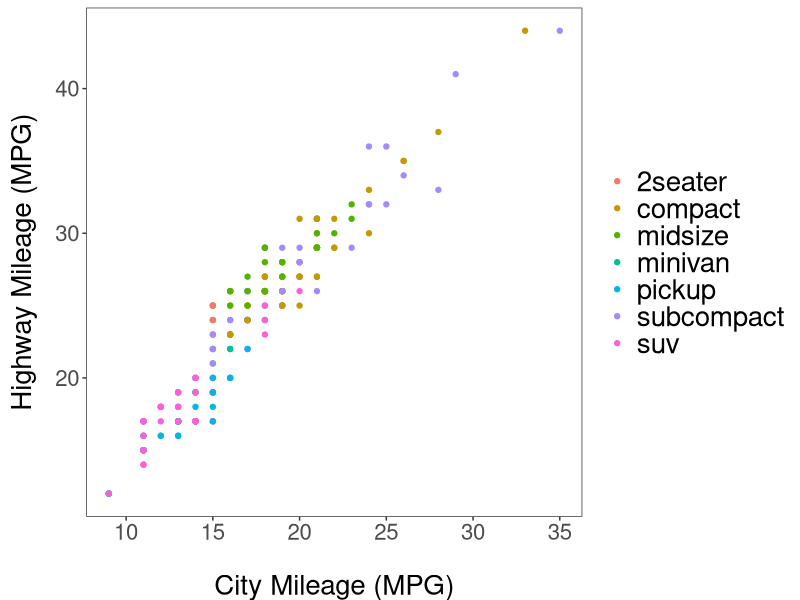
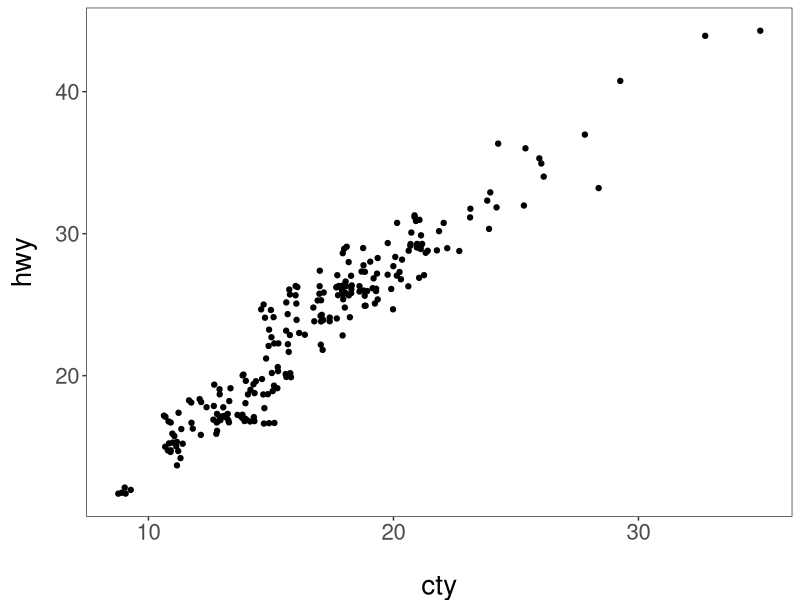
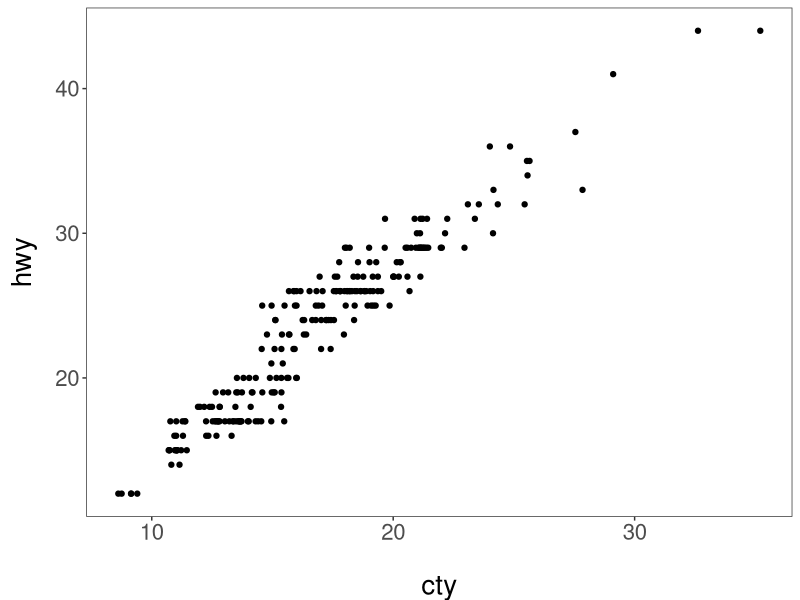
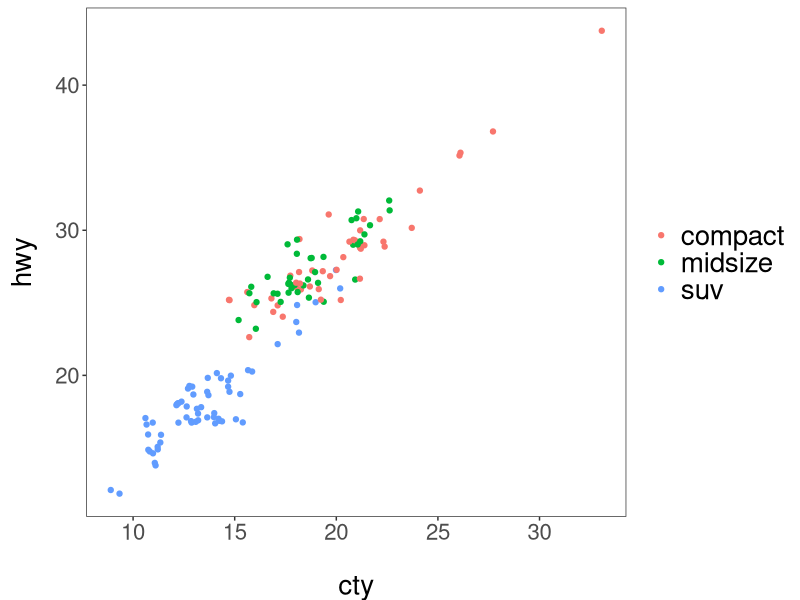
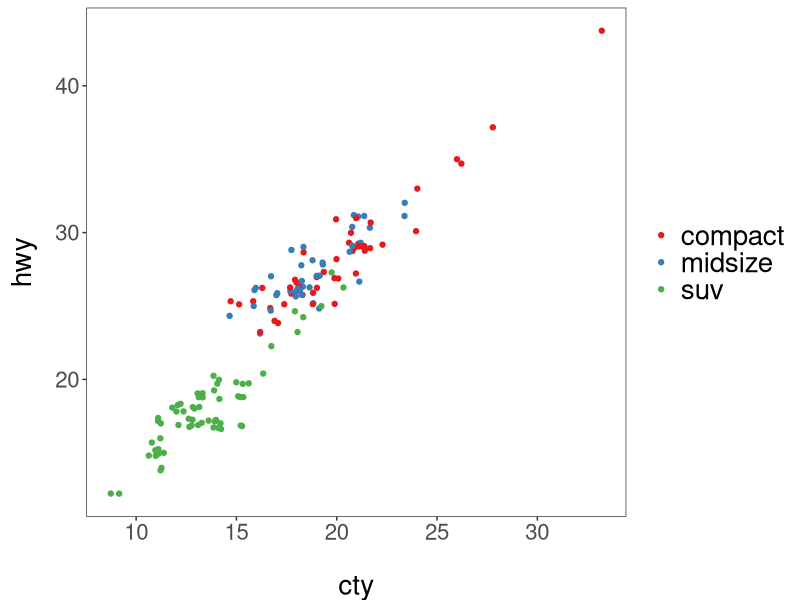
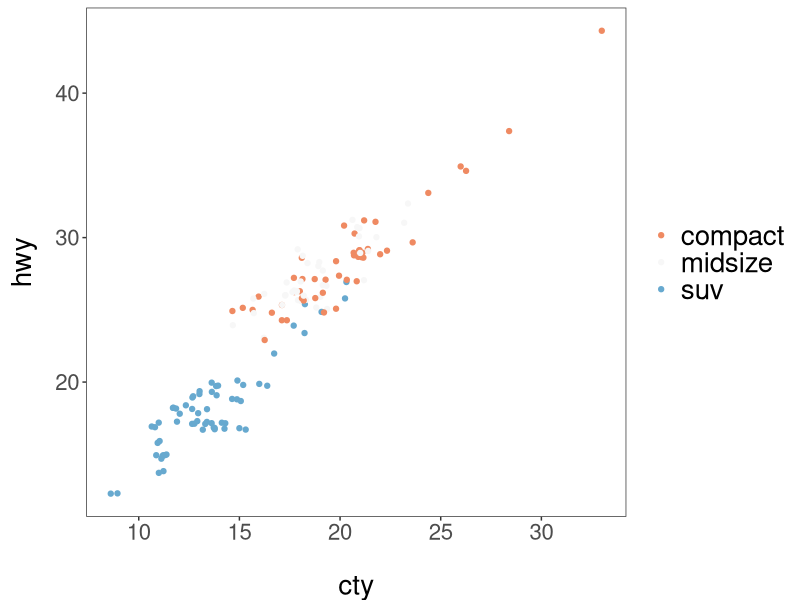
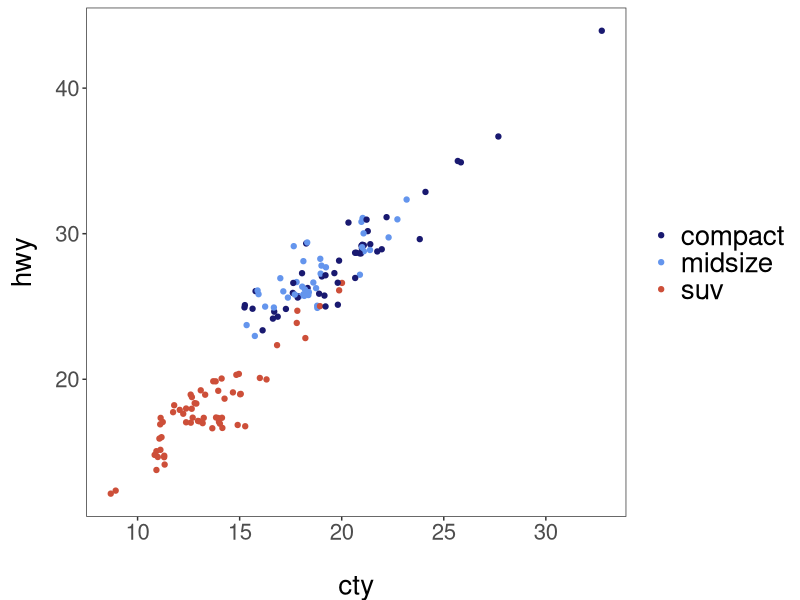
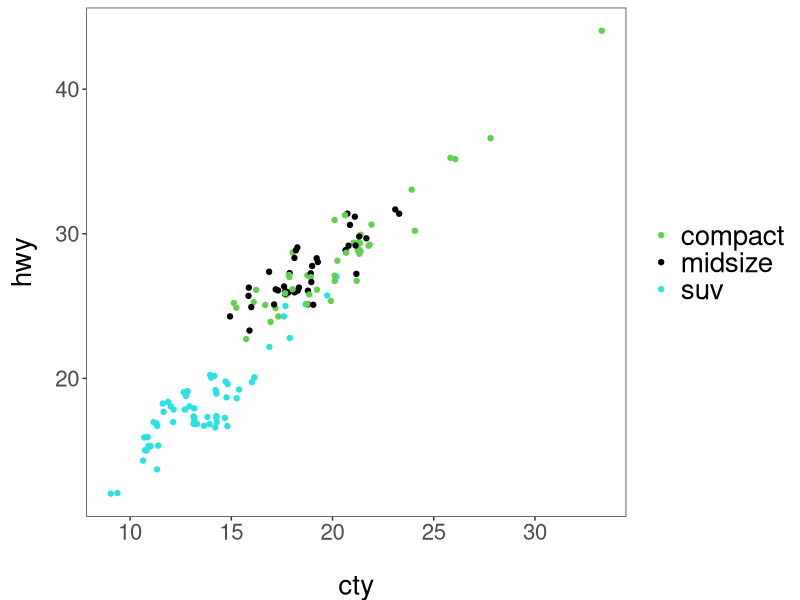

Source code (R) for these figures, in order: (Note: this script raises an error after producing the figures.)
# ---------------------------------------------------------- #
#### MODULE 3: Plot even more data!                       ####               
# ---------------------------------------------------------- #

## OBJECTIVE:
# 1. To develop a "grammar of graphics".
# 2. To become comfortable using ggplot2 for exploratory data visualization.


# ---------------------------------------------------------- #
#### SET UP:                                              ####
# ---------------------------------------------------------- #
# REMINDER: In RStudio, open the Rproject for our course (UNCG_DataWrangling), 
# pull any changes from GitHub, and navigate to the branch you created for 
# yourself (just a single branch for the whole semester) in RStudio's Git tab.
# Open this week's assignment in this new branch to complete and submit on GitHub.
# Ideally, you'll commit your answers a bit at a time as you work through
# this assignment, rather than committing all at once at the end.

# Reminder of some helpful resources for graphing in R:
# ggplot Cookbook: http://www.cookbook-r.com/Graphs/
# Official ggplot2 Book: https://ggplot2-book.org/
# Themes in ggplot2: https://ggplot2-book.org/polishing.html#themes

# In ggplot2, aesthetic means “something you can see”. Each aesthetic is a
# mapping between a visual cue and a variable.
# Examples include:
# position (i.e., on the x and y axes)
# color (“outside” color)
# fill (“inside” color)
# shape (of points)
# line type
# size

# Each type of geometric object (geom) accepts only a subset of all aesthetics.
# Refer to the geom help pages to see what mappings each geom accepts. Aesthetic
# mappings are set with the aes() function.

# TASK: We will be using the ggplot2 package for graphing. Fortunately, ggplot2 
# is nested within the tidyverse package (along with many others).
# Start by writing code to load the tidyverse library.
# HINT: see the end of assignment #1 if you forgot how to load a package.
setwd("/Users/rachaelbrenneman/Desktop/data_wrangle/UNCG_DataWrangling")
library(tidyverse)

# TASK: Write code below to set your theme to black and white and both your major
# AND minor gridlines to element_blank for all plots you'll be making today.
# HINT: Check back to last week's assignment section 1.9 for setting themes for
# all plots.
theme_set(theme_bw())
theme_update(axis.title.x = element_text(size = 20, vjust = -0.35, margin = margin(t = 15)),
             axis.text.x = element_text(size = 16),
             axis.title.y = element_text(size = 20, angle = 90,
                                         vjust = 0.5, margin = margin(r = 15)),
             axis.text.y = element_text(size = 16),
             plot.title = element_text(size = 24, vjust = 2),
             panel.grid.major = element_blank(),
             panel.grid.minor = element_blank(),
             legend.title = element_blank(),
             legend.text = element_text(size = 20))

# ---------------------------------------------------------- #
#### 1.0 CORRELATION                                      ####
# ---------------------------------------------------------- #

# We learned how to make correlations last week, but it never hurts to get
# more practice! Let's start by using a data set built into ggplot2.
# The mpg dataset looks at the gas efficiency of different cars. Run the following
# code to load the data:
data(mpg, package = "ggplot2")

# TASK: Create a scatterplot (i.e., a dot plot) to relate city and highway mileage.
# Color the points by the class of car (class column) and label the x and y axis 
# to be more informative (City Mileage (MPG) vs Highway Mileage (MPG)).
# HINT: Refer back to last week's assignment or the ggplot help resources if you 
# forget how to make a scatterplot.
ggplot(mpg, aes(x = cty, y = hwy, color=as.factor(class))) +
  ylab("Highway Mileage (MPG)") +
  xlab("City Mileage (MPG)") +
  geom_point()

# Looks alright, but the graph may be hiding some information...
# QUESTION: How many data points are in the mpg dataframe?
#there are 234 observations

# QUESTION: Approximately how many dots are in the graph you just made? How does
# that compare to the number of observations in the dataframe?
#not 234
#maybe around 100

# Try another correlation-focused geom that addresses this problem by running
# the following code:
ggplot(data=mpg, aes(x=cty, y=hwy)) + 
  geom_jitter()


# QUESTION: What happened when you created the plot with geom_jitter?
#very different graph - much more points - more clusters - not as evenly spaced

# QUESTION: Run the code to create a plot using geom_jitter a second time. Then run it
# again and again. What happens each time? Why is this happening?
# it looks like it has different spreads each time it is run

# TASK: The default in geom_jitter is to jitter (or slightly move) the points away
# from each other in both the x and y directions. Check the help file for geom_jitter
# and write code below to make a graph where you jitter points in only the x-dimension
# by 0.5.
ggplot(data=mpg, aes(x=cty, y=hwy)) + 
  geom_jitter(width = 0.5, height = 0)

# ---------------------------------------------------------- #
#### 1.1 DETOUR! COLORS, COLORS, COLORS                   ####
# ---------------------------------------------------------- #

# Our world is so colorful, and our graphs can be too! But we want to be mindful
# of our color choices to not only be beautiful, but also informative and accessible.

# TASK: Create a new dataframe that filters our mpg data down to only information
# for car classes compact, midsize, and suv using an %in% statement. Name your 
# new dataframe mpgSubset.
# HINT: Refer back to the Transform assignment if you want help with %in% (or 
# try googling!)
mpgSubset <- mpg %>% 
  mutate(class = ifelse(class %in% c("compact", "midsize", "suv"), class, NA)) %>% 
           na.omit(class)

# ggplot has lots of nice (and some not so nice) built-in color palettes that we 
# can use to fill our bars with color. Try running the following code:
ggplot(data=mpgSubset, aes(x=cty, y=hwy, color=class)) +
  geom_jitter()

# The code above supplies us with ggplot's default color palette, which I find not
# so pleasing. Let's try to change this!

# We can add a statement specifying the scale of colors we would prefer. One way
# to do this is to use other pre-set palettes from ggplot. Run the code below to 
# ask ggplot to use the color brewer's palette called Set 1.
ggplot(data=mpgSubset, aes(x=cty, y=hwy, color=class)) +
  geom_jitter() +
  scale_color_brewer(palette="Set1")

# Alternatively, we could use the "RdBu" palette:
ggplot(data=mpgSubset, aes(x=cty, y=hwy, color=class)) +
  geom_jitter() +
  scale_color_brewer(palette="RdBu")

# QUESTION: Investigate the color brewer's range of palettes at this website: 
# https://r-graph-gallery.com/38-rcolorbrewers-palettes.html
# What do you notice about the colors chosen from each of the palettes that we
# used above? (i.e., does it use the first three colors in the palette? The last
# three? Some other combination?)
#Both of the colors are used in different orders depending on the set
#the website says that there are different types of sets, and I think that this is
#one of those times that they are meant to work differently

# We could also pick out EXACTLY which colors we want for our figure. 
# There are 4 main ways to specify colors in R:
### by name
### by number
### by Hex code
### with the rgb() function

# By Name: R allows you to call more than 600 colors by name! Run the following
# code to see a list:
colors()

# We can put in the colors we chose for each variable by adding the 
# scale_color_manual() function to our plot. Try it out by running the following
# code:
ggplot(data=mpgSubset, aes(x=cty, y=hwy, color=class)) +
  geom_jitter() +
  scale_color_manual(values=c('midnightblue', 'cornflowerblue', 'tomato3'))


# You can also chose colors by number, which are assigned in R.

# TASK: Copy and paste the code to make our scatterplot and replace the color names
# with three numbers of your choice (between 1 and 657). How does your new figure look?
# HINT: remember to remove the quotation marks when calling numbers.
ggplot(data=mpgSubset, aes(x=cty, y=hwy, color=class)) +
  geom_jitter() +
  scale_color_manual(values=c(627, 617, 533))

# QUESTION: How do you think you could figure out which color name belongs to
# each color number?
# HINT: Try creating a dataframe from color() by passing it into the
# as.data.frame() function.
as.data.frame(colors())

# You can also chose colors by Hex code. A Hex color code is a 6-symbol code made
# of up to three 2-symbol elements (6 symbols in length all together). Each of 
# the 2-symbol elements represents a color value in the Red-Green-Blue (RGB) color
# scale from 0 to 255. Hex codes are written with a # in front of them. Let's try
# out calling our colors using hex code.
ggplot(data=mpgSubset, aes(x=cty, y=hwy, color=class)) +
  geom_jitter() +
  scale_color_manual(values=c('#191970', '#6495ED', '#FF6347'))

# There are two great things about hex codes. First, you can call ANY color you 
# want with a hex code. That is, you're not limited to the 657 colors that are
# in ggplot. By specifying the color by hex code, you can pick literally anything!

# TASK: Google the search term "color picker". This should bring up google's color
# picker (in addition to a billion other color picking websites). Use this color
# picker to generate the hex codes for three new colors of your choice. Then copy
# and paste the above code, replacing the hex codes with your color choices.
ggplot(data=mpgSubset, aes(x=cty, y=hwy, color=class)) +
  geom_jitter() +
  scale_color_manual(values=c('#9d03fc', '#eb700c', '#0cebb7'))

# The second great thing about hex codes is that you can control the transparency
# of your colors. Transparency is set in a hex code by adding two extra symbols
# to the end, which together make up the "alpha" element. Adding 00 to the end 
# of your hex code will make your color completely transparent, while adding FF 
# to the end will make it completely opaque. Any number/letters in-between will 
# result in partial transparency. You can find a complete list of transparencies
# between 0-100% here: https://gist.github.com/lopspower/03fb1cc0ac9f32ef38f4

# TASK: Try out transparency by copying and pasting your graph code below and
# adding the alpha element to the end of each of your hex codes to make your
# first color 0% transparent, your second color 50% transparent, and your third
# color 100% transparent.
ggplot(data=mpgSubset, aes(x=cty, y=hwy, color=class)) +
  geom_jitter() +
  scale_color_manual(values=c('#9d03fc00', '#eb700c80', '#0cebb7FF'))

# QUESTION: What happened to the point that you set to 100% transparent?
#she's gone

# Finally, we can set our colors using the rgb() function. This operates very
# similarly to the hex code, where you can pick exactly the color and transparency
# you want. Try it out by running the following code:
ggplot(data=mpgSubset, aes(x=cty, y=hwy, color=class)) +
  geom_jitter() +
  scale_color_manual(values=c(rgb(.10, .10, .44, .5), 
  rgb(.39, .58, .93, .5), rgb(1.0, .39, .28, .5)))

# TASK: Modify the above code to make all of your points 50% transparent.

# There are so many inventive and artistic people in the world who have expanded
# the offerings for colors in ggplot. Check out some notable ones listed below
# when choosing colors for this assignment.
### Color-blind friendly palettes: https://github.com/JLSteenwyk/ggpubfigs
### Color palettes from vintage National Parks posters: https://github.com/katiejolly/nationalparkcolors
### Color palettes based on Wes Anderson movies: https://github.com/karthik/wesanderson
### Color palettes from famous Dutch paintings: https://github.com/EdwinTh/dutchmasters


# ---------------------------------------------------------- #
#### 1.2 DETOUR! LEGENDS                                  ####
# ---------------------------------------------------------- #

# When you specify colors in your ggplot code, R throws in a bonus legend for free!
# However, this legend is often not as clear or visually appealing as we might 
# prefer. But as with all geometric objects in ggplot, legends can be easily altered.

# Run the following code to create a scatter plot. Feel free to modify the colors
# as you prefer!
ggplot(data=mpgSubset, aes(x=cty, y=hwy, color=class)) +
  geom_jitter()

# QUESTION: Where did ggplot get the legend title and values from?
#from the class

# We could change the title and values in our legend by altering the dataframe
# we are passing into ggplot. But that seems a bit drastic. Instead, we can 
# lean on the same code that specifies our color picks to alter the legend text.
# Try it out by running the following code:
ggplot(data=mpgSubset, aes(x=cty, y=hwy, color=class)) + #generating plot and setting y, x, and what the colors are going to color
  geom_jitter() + #the jitter function
  scale_color_manual(values=c('#FCBA03', '#380754', '#496916'), #setting the colors for  different class
                     name='Class of Car', #name of the scale
                     breaks=c('suv', 'midsize', 'compact'), #there the breaks are for characters?
                     labels=c('SUV', 'Midsize', 'Compact')) #our names for the legend


# TASK: Label each line of the code above with what it is doing.
# HINT: Check the scale_color_manual help file or ggplot Cookbook for more info.


# IMPORTANT: It is important to pay attention to the order you provide ggplot with 
# your color choices and legend labels! Try running the following code:
ggplot(data=mpgSubset, aes(x=cty, y=hwy, color=class)) + 
  geom_jitter() + 
  scale_color_manual(values=c('#FCBA03', '#380754', '#496916'), 
                     name='Class of Car', 
                     breaks=c('suv', 'midsize', 'compact'), 
                     labels=c('Compact', 'SUV', 'Midsize')) 


# QUESTION: What is wrong with the code above? Why is it so important to be
# careful with the order you pass information into ggplot?
#the breaks and the labels are switched around and don't match

# While changing the legend text and factor order takes place in the scale_color_manual
# step, moving the legend around on the graph page is part of the graph theme. We
# can try this out using the code below:
ggplot(data=mpgSubset, aes(x=cty, y=hwy, color=class)) + 
  geom_jitter() + 
  theme(legend.position='top')


# TASK: Modify the code above to have the legend display along the bottom of
# the figure.
ggplot(data=mpgSubset, aes(x=cty, y=hwy, color=class)) + 
  geom_jitter() + 
  theme(legend.position='bottom')

# We can also have the legend located within the area of the graph itself! We can 
# do this by specifying the coordinates for where the legend should go within the
# graph axes. First we set the legend position and then we set the anchoring 
# position by justifying the legend.
### bottom left: 0,0
### bottom right: 1,0
### top left: 0,1
### top right: 1,1

# Try it out by running the following code:
ggplot(data=mpgSubset, aes(x=cty, y=hwy, color=class)) + 
  geom_jitter() + 
  theme(legend.position=c(1,0), legend.justification=c(1,0))

# QUESTION: What happens if you don't include the code for legend justification
# above?
ggplot(data=mpgSubset, aes(x=cty, y=hwy, color=class)) + 
  geom_jitter() + 
  theme(legend.position=c(1,0))
#interupts to graph - in the scale

# TASK: Copy and paste the code from above. Modify it to place the legend in the
# upper left part of the graph.
ggplot(data=mpgSubset, aes(x=cty, y=hwy, color=class)) + 
  geom_jitter() + 
  theme(legend.position=c(0,1), legend.justification=c(0,1))

# Finally, we might want to remove the legend altogether! We would do so by
# modifying the theme as well. 

# TASK: Check the ggplot cookbook to find the legends section. Read what it says 
# about removing the legend. Then copy and paste the graph code from above. Modify
# the code to remove the legend.
ggplot(data=mpgSubset, aes(x=cty, y=hwy, color=class)) + 
  geom_jitter() + 
  theme(legend.position="none")

# ---------------------------------------------------------- #
#### 2.0 DEVIATION                                        ####
# ---------------------------------------------------------- #

# Used to compare variation in values between small number of items (or categories) 
# with respect to a fixed reference.

# Whether the graphical type is a deviation graph or a composition graph (or a 
# ranking graph) may depend on the underlying data structure.

# We used geom_bar() last week with factor data to create a bar graph. But
# geom_bar() is a bit tricky because it can make EITHER a bar graph or a histogram
# depending on the data you give it. The default of geom_bar() is to set stat to 
# count so if you give it just a continuous x value, it will make a histogram. Try
# it with the following code:
ggplot(data=mpg, aes(x=hwy)) + 
  geom_bar()

# In order to have the geom create bars and not a histogram, you must:
# 1) Set stat = identity
# 2) Provide both an x and a y inside the aes(), where x is either a character 
# or factor and y is numeric.

# TASK: Create a dataframe of summary statistics for the mpg data, calculating the
# mean, standard deviation, and standard error for highway mpg grouping by class.
# Name the resulting dataframe highwayMPG and your new variables hwy_mean, hwy_sd,
# and hwy_se.
# HINT: Look back at the Transform assignment if you forget how to summarize the
# data. Also recall, standard error = 1.96*standard deviation.
highwayMPG <- mpg %>% 
  group_by(class) %>% 
  summarize(hwy_mean = mean(hwy), 
            hwy_sd = sd(hwy), 
            hwy_se = 1.96*sd(hwy)) %>% 
  ungroup()
            
# TASK: Create a bar graph showing the average highway MPG on the y-axis and 
# car class on the x-axis. Fill the bars by class. Add in error bar caps that are 20%
# the width pf the bars.
# HINT: Don't forget to change stat from the default in your geom_bar() statement!
ggplot(data=highwayMPG, aes(x=class, y=hwy_mean)) + 
  geom_bar(stat = 'identity', aes(fill = class)) +
  geom_errorbar(aes(ymax=hwy_mean+hwy_se, ymin=hwy_mean-hwy_se, width=.2))

# ---------------------------------------------------------- #
#### 2.1 DETOUR! COLORS AND LEGENDS, AGAIN                ####
# ---------------------------------------------------------- #

# Recall that some geometric elements require fills instead of (or sometimes in
# addition to) colors.

# TASK: Create a bar graph with the mpg summary stats with the following parameters:
# (1) Black bar outline
# (2) Bars filled with the color brewer palette "Dark2" using the scale_fill_manual
#     statement
# (3) No legend
# (4) Informative x- and y-axis labels. 

# HINT: Carefully consider whether your color and/or fill should go within an aes() 
# statement, the scale_fill_manual or scale_color_manual statements, or neither.
# If in doubt, try a bunch of ways until it looks how we want it. And consult 
# your helpful ggplot resources on the web.


# ---------------------------------------------------------- #
#### 2.2 DETOUR! AXIS MODIFICATIONS                       ####
# ---------------------------------------------------------- #

# Run the following code, feeling free to modify colors as you prefer:
ggplot(data=highwayMPG, aes(x=class, y=hwy_mean, fill=class)) +
  geom_bar(stat='identity') 

# QUESTION: Where is ggplot getting the x-axis tick labels from?


# Often our tick labels are not the best. We can modify them to be more informative
# or visually appealing by directly modifying the dataframe, but again this feels
# a bit extreme. Instead, we can directly modify the scale of the axis. For axes
# that deal with categories, we are setting the discrete scale. Try it out by
# running the following code:
ggplot(data=highwayMPG, aes(x=class, y=hwy_mean, fill=class)) +
  geom_bar(stat='identity') +
  scale_x_discrete(labels=c('sport', 'compact', 'midsize', 'minivan', 'pickup', 'subcompact', 'SUV'))

# We can also change the scale of the continuous axes, including how large they are
# and where the tick marks fall as follows:
ggplot(data=highwayMPG, aes(x=class, y=hwy_mean, fill=class)) +
  geom_bar(stat='identity') +
  scale_y_continuous(breaks=seq(0, 50, 10)) +
  coord_cartesian(ylim=c(0,50))

# QUESTION: Try running the code above without the coord_cartesian() statement. 
# What is surprising about the resulting graph? Based on this result, what do you
# think the coord_cartesian() statement does?


# We can also add a statement into the scale discrete or continuous statements
# to name our axes, rather than putting in a whole separate step of xlab() or ylab().
# Try it out with the following code:
ggplot(data=highwayMPG, aes(x=class, y=hwy_mean, fill=class)) +
  geom_bar(stat='identity') +
  scale_x_discrete(name='Class of Car') +
  scale_y_continuous(name='Mean Highway MPG')


# Finally, we can flip our axes easily in ggplot as follows:
ggplot(data=highwayMPG, aes(x=class, y=hwy_mean, fill=class)) +
  geom_bar(stat='identity') +
  coord_flip()


# TASK: Let's put it all together. Make a graph of the mpg summary stats with the
# following specifications:
# (1) color by class of car using a color scheme of your choice (not the default)
# (2) plot the class of car on the x-axis and the highway MPG on the y axis
# (3) include better names for the x- and y-axis titles
# (4) include better names for the car classes
# (5) set the scale of the highway mpg to run from 0 to 30 with breaks every 5 
# (6) flip your axes
# (7) remove the legend


# ---------------------------------------------------------- #
#### 3.0 RANKING                                          ####
# ---------------------------------------------------------- #
# Used to compare the position or performance of multiple items with respect to 
# each other. Actual values matters somewhat less than the ranking.

# TASK: Create a dataframe of summary statistics for the mpg data, calculating the
# mean, standard deviation, and standard error for CITY mpg grouping by class.
# Name the resulting dataframe cityMPG and your new variables city_mean, city_sd,
# and city_se.
# HINT: Look back at the Transform assignment if you forget how to summarize the
# data. Also, standard error = 1.96*standard deviation.


# Now we want to plot our data in order from smallest to largest city MPG to get
# a ranking. To do so, we need to use the reorder() function to rearrange the data
# going into our x-axis.
ggplot(cityMPG, aes(x=reorder(class, city_mean), y=city_mean)) + 
  geom_bar(stat="identity")

# TASK: Recreate the above ranking figure to include the following:
# (1) class of car on the x-axis with informative axis and tick labels
# (2) MPG ordered from highest to lowest (hint: try google if you're unsure)
# (3) bars with dary grey outlines and filled by class with your favorite color scheme
# (4) error bars with end caps 30% the width of the bars
# (5) y-axis from 0 to 30 with tick marks every 5
# (6) no legend.


# ---------------------------------------------------------- #
#### 4.0 DISTRIBUTION                                     ####
# ---------------------------------------------------------- #
# When you have lots and lots of data points and want to study where and how the
# data points are distributed.

# Histograms can be accomplished with either geom_bar() or geom_histogram()
ggplot(mpg, aes(hwy)) + 
  geom_histogram()

# TASK: Recreate the graph above, but using geom_bar() instead


# TASK: Try making a histogram with the categorical variable 'manufacturer'.
# What error message do you get?


# QUESTION: What happens when you follow the advice of the error message and 
# make stat='count'?
ggplot(mpg, aes(manufacturer)) + 
  geom_histogram(stat="count")


# TASK: Make a boxplot comparing the distribution of cty (city mileage) for
# each class of car.
# HINT: Look back to last week if you forget how to make a boxplot.


# We can also make a different type of distribution, a violin plot using the 
# geom_violin statement as follows:
ggplot(mpg, aes(x=class, y=cty)) + 
  geom_violin()

# QUESTION: What does a violin plot show? Check google if you're unsure.


# ---------------------------------------------------------- #
#### 5.0 COMPOSITION                                      ####
# ---------------------------------------------------------- #
# Bar charts and pie charts are classic ways of showing composition of a dataset.

# TASK: Let's get some data for this task by determining the number of cars from 
# each car manufacturer in our mpg dataframe. We can do this as follows:
manufacturerFreq <- mpg %>% 
  group_by(manufacturer) %>% 
  summarize(frequency=length(manufacturer)) %>% 
  ungroup()

# TASK: Make a bar graph of the number of cars (frequency) by manufacturer using
# the dataframe we created above.


# We can switch the bar chart you created above into a pie chart simply by changing
# the coordinate system through a series of steps as follows:

ggplot(manufacturerFreq, aes(x=manufacturer, y=frequency)) +
  geom_bar(stat="identity") +
  coord_polar()

ggplot(manufacturerFreq, aes(x=manufacturer, y=frequency, fill=manufacturer)) +
  geom_bar(stat="identity") +
  coord_polar()

ggplot(manufacturerFreq, aes(x="", y=frequency, fill=manufacturer)) +
  geom_bar(stat="identity", width=1) +
  coord_polar()

ggplot(manufacturerFreq, aes(x="", y=frequency, fill=manufacturer)) +
  geom_bar(stat="identity", width=1) +
  coord_polar(theta="y")

ggplot(manufacturerFreq, aes(x="", y=frequency, fill=manufacturer)) +
  geom_bar(stat="identity", width=1) +
  coord_polar(theta="y", start=0) +
  theme_void() +
  theme(legend.title = element_text(size = 12.5), 
        legend.text  = element_text(size = 8.5),
        legend.key.size = unit(.75, "lines"))

# TASK: Annotate the code below to describe what each line does:
ggplot(manufacturerFreq, aes(x="", y=frequency, fill=manufacturer)) +
  geom_bar(stat="identity", width=1) +
  coord_polar(theta="y", start=0) +
  theme_void() +
  theme(legend.title = element_text(size = 12.5), 
        legend.text  = element_text(size = 8.5),
        legend.key.size = unit(.75, "lines"))


# ---------------------------------------------------------- #
#### 6.0 CHANGE                                           ####
# ---------------------------------------------------------- #

# Time series are often best visualized with line graphs. Let's try this out
# with some new data:
data("economics")

# TASK: Use the economics dataset to plot the number of people who are unemployed
# over time (unemploy vs date). Make a scatterplot, then connect the points with 
# lines using geom_line().
# HINT: use ?economics to get more information about this dataset.




# ---------------------------------------------------------- #
#### GROUPS AND MAPS                                      ####
# ---------------------------------------------------------- #

# Let's save these for group project options, this assignment is really long!









# REMEMBER: Save and push your script when you're done with this assignment!
